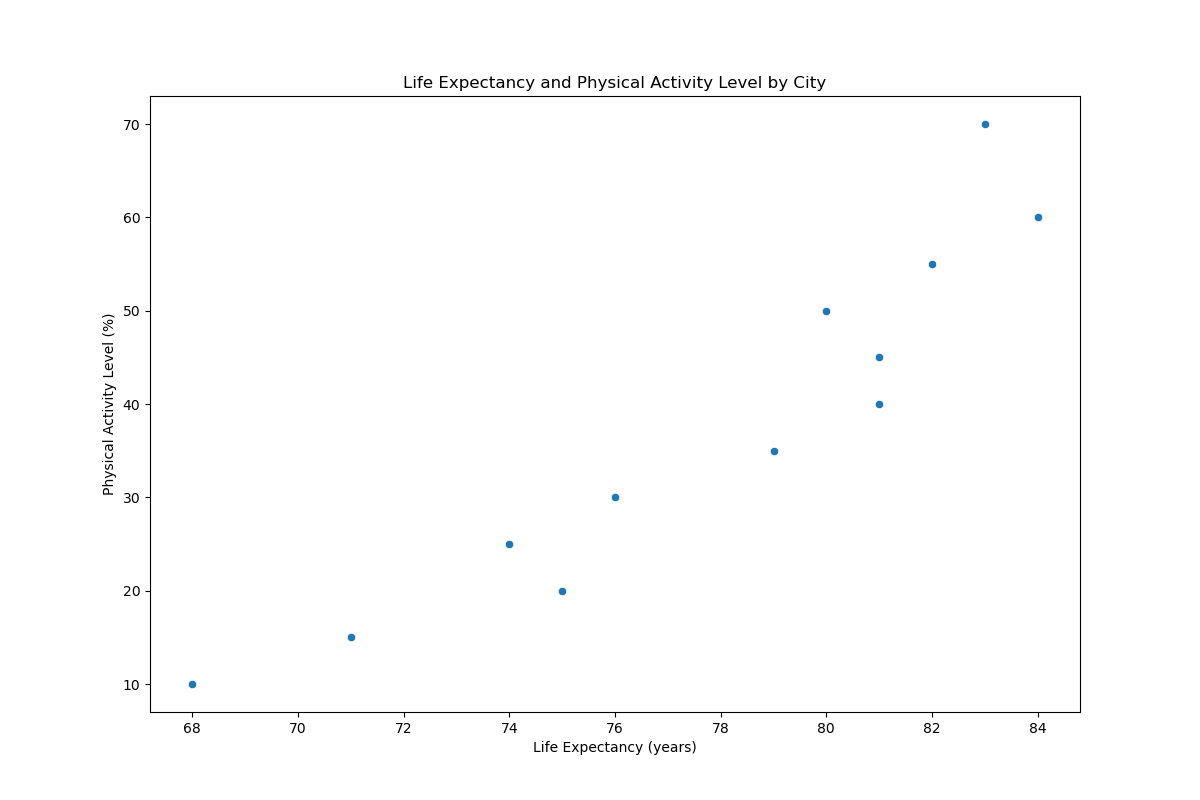

The Python source for this figure:

import seaborn as sns
import pandas as pd
import matplotlib.pyplot as plt

# Create a DataFrame with the provided data
data = {
    'City': ['London', 'New York', 'Los Angeles', 'Tokyo', 'Paris', 'Berlin', 'Moscow', 'Beijing', 'Sydney', 'Rio de Janeiro', 'Cairo', 'Mumbai'],
    'Life_Expectancy': [81, 79, 80, 84, 82, 81, 76, 75, 83, 74, 71, 68],
    'Physical_Activity_Level': [40, 35, 50, 60, 55, 45, 30, 20, 70, 25, 15, 10]
}

df = pd.DataFrame(data)

# Plotting the scatterplot
plt.figure(figsize=(12, 8))
scatterplot = sns.scatterplot(data=df, x='Life_Expectancy', y='Physical_Activity_Level', palette=['#1f77b4', '#ff7f0e', '#2ca02c', '#d62728', '#9467bd', '#8c564b', '#e377c2', '#7f7f7f', '#bcbd22', '#17becf'])

scatterplot.set_title('Life Expectancy and Physical Activity Level by City')
scatterplot.set_xlabel('Life Expectancy (years)')
scatterplot.set_ylabel('Physical Activity Level (%)')
plt.show()
